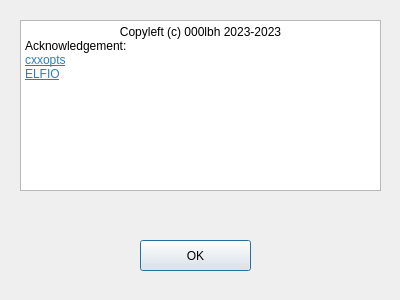
<?xml version="1.0" encoding="UTF-8"?>
<ui version="4.0">
 <class>AboutDialog</class>
 <widget class="QDialog" name="AboutDialog">
  <property name="geometry">
   <rect>
    <x>0</x>
    <y>0</y>
    <width>400</width>
    <height>300</height>
   </rect>
  </property>
  <property name="windowTitle">
   <string>Dialog</string>
  </property>
  <widget class="QTextBrowser" name="textBrowser">
   <property name="geometry">
    <rect>
     <x>20</x>
     <y>20</y>
     <width>361</width>
     <height>171</height>
    </rect>
   </property>
   <property name="html">
    <string>&lt;!DOCTYPE HTML PUBLIC &quot;-//W3C//DTD HTML 4.0//EN&quot; &quot;http://www.w3.org/TR/REC-html40/strict.dtd&quot;&gt;
&lt;html&gt;&lt;head&gt;&lt;meta name=&quot;qrichtext&quot; content=&quot;1&quot; /&gt;&lt;meta charset=&quot;utf-8&quot; /&gt;&lt;style type=&quot;text/css&quot;&gt;
p, li { white-space: pre-wrap; }
hr { height: 1px; border-width: 0; }
li.unchecked::marker { content: &quot;\2610&quot;; }
li.checked::marker { content: &quot;\2612&quot;; }
&lt;/style&gt;&lt;/head&gt;&lt;body style=&quot; font-family:'Sans Serif'; font-size:9pt; font-weight:400; font-style:normal;&quot;&gt;
&lt;p align=&quot;center&quot; style=&quot; margin-top:0px; margin-bottom:0px; margin-left:0px; margin-right:0px; -qt-block-indent:0; text-indent:0px;&quot;&gt;Copyleft (c) 000lbh 2023-2023&lt;/p&gt;
&lt;p style=&quot; margin-top:0px; margin-bottom:0px; margin-left:0px; margin-right:0px; -qt-block-indent:0; text-indent:0px;&quot;&gt;Acknowledgement:&lt;/p&gt;
&lt;p style=&quot; margin-top:0px; margin-bottom:0px; margin-left:0px; margin-right:0px; -qt-block-indent:0; text-indent:0px;&quot;&gt;&lt;a href=&quot;https://github.com/jarro2783/cxxopts&quot;&gt;&lt;span style=&quot; text-decoration: underline; color:#2980b9;&quot;&gt;cxxopts&lt;/span&gt;&lt;/a&gt;&lt;/p&gt;
&lt;p style=&quot; margin-top:0px; margin-bottom:0px; margin-left:0px; margin-right:0px; -qt-block-indent:0; text-indent:0px;&quot;&gt;&lt;a href=&quot;https://github.com/serge1/ELFIO&quot;&gt;&lt;span style=&quot; text-decoration: underline; color:#2980b9;&quot;&gt;ELFIO&lt;/span&gt;&lt;/a&gt;&lt;/p&gt;
&lt;p style=&quot;-qt-paragraph-type:empty; margin-top:0px; margin-bottom:0px; margin-left:0px; margin-right:0px; -qt-block-indent:0; text-indent:0px;&quot;&gt;&lt;br /&gt;&lt;/p&gt;&lt;/body&gt;&lt;/html&gt;</string>
   </property>
  </widget>
  <widget class="QPushButton" name="pushButton">
   <property name="geometry">
    <rect>
     <x>140</x>
     <y>240</y>
     <width>111</width>
     <height>31</height>
    </rect>
   </property>
   <property name="text">
    <string>OK</string>
   </property>
  </widget>
 </widget>
 <resources/>
 <connections>
  <connection>
   <sender>pushButton</sender>
   <signal>clicked()</signal>
   <receiver>AboutDialog</receiver>
   <slot>accept()</slot>
   <hints>
    <hint type="sourcelabel">
     <x>195</x>
     <y>255</y>
    </hint>
    <hint type="destinationlabel">
     <x>199</x>
     <y>149</y>
    </hint>
   </hints>
  </connection>
 </connections>
</ui>
